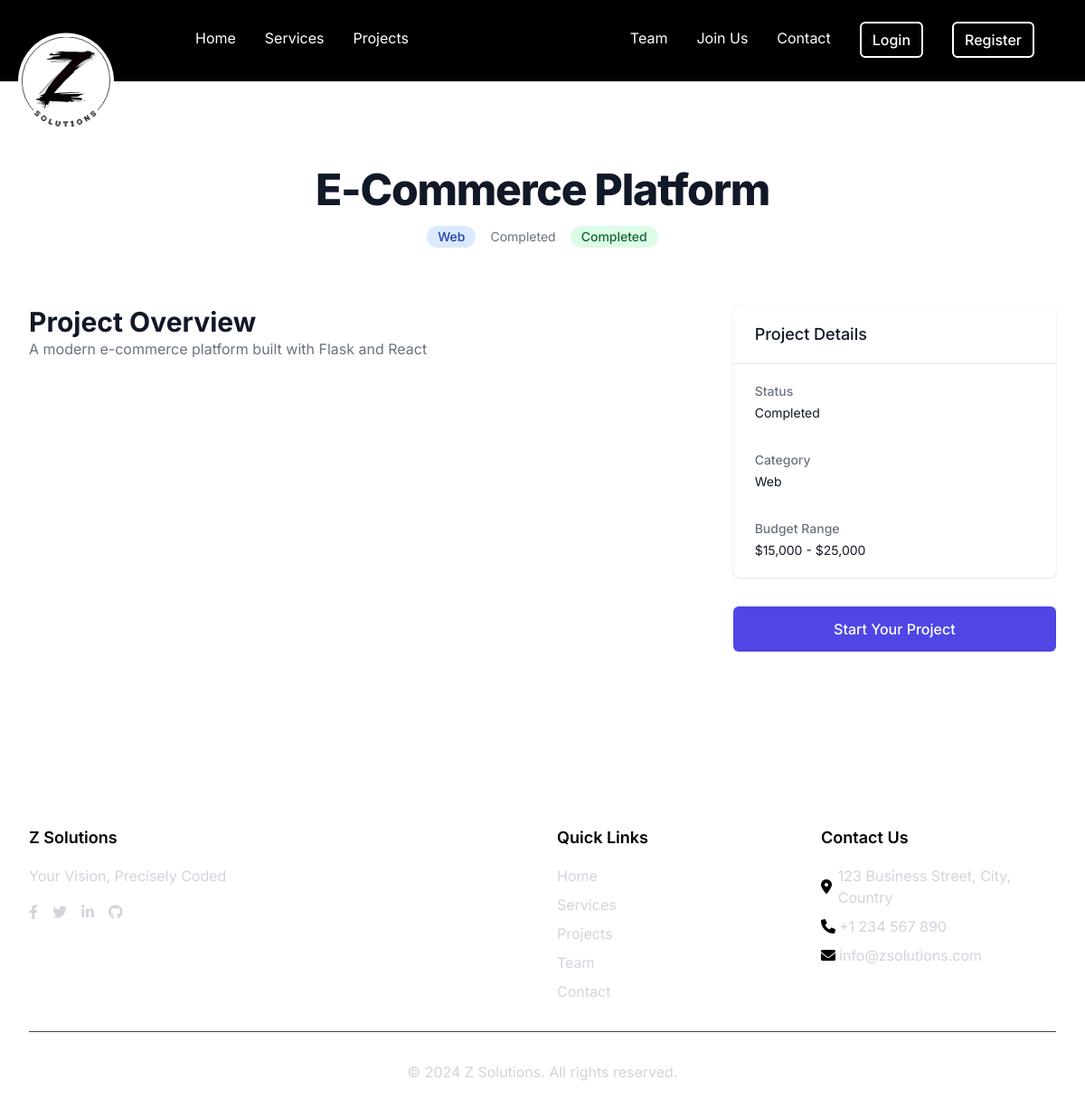
The app's page /project/1 with its own data.
### app/models/project.py (models this page shows, shortened)
class Project(db.Model):
    id = db.Column(db.Integer, primary_key=True)
    title = db.Column(db.String(100), nullable=False)
    description = db.Column(db.Text, nullable=False)
    customer_id = db.Column(db.Integer, db.ForeignKey('customer_profile.id'), nullable=False)
    category = db.Column(db.String(50), nullable=False)
    status = db.Column(db.String(20), default='pending')  # pending, active, completed, cancelled
    budget_min = db.Column(db.Float)
    budget_max = db.Column(db.Float)
    start_date = db.Column(db.DateTime)
    end_date = db.Column(db.DateTime)
    created_at = db.Column(db.DateTime, default=datetime.utcnow)
    updated_at = db.Column(db.DateTime, default=datetime.utcnow, onupdate=datetime.utcnow)
    requirements = db.relationship('ProjectRequirement', backref='project', lazy='dynamic')
    milestones = db.relationship('ProjectMilestone', backref='project', lazy='dynamic')
    files = db.relationship('ProjectFile', backref='project', lazy='dynamic')

### app/routes/main.py (the view)
@main_bp.route('/project/<int:project_id>')
def project_detail(project_id):
    project = Project.query.get_or_404(project_id)
    return render_template('main/project_detail.html',
                         title=project.title,
                         project=project)

### app/templates/main/project_detail.html (shortened to what this page needs)
{% extends "base.html" %}
{% block content %}
<div class="bg-white">
    <div class="max-w-7xl mx-auto py-16 px-4 sm:py-24 sm:px-6 lg:px-8">
        <div class="text-center">
            <h1 class="text-4xl font-extrabold tracking-tight text-gray-900 sm:text-5xl">
                {{ project.title }}
            </h1>
            <div class="mt-4 flex justify-center items-center space-x-4">
                <span class="inline-flex items-center px-3 py-0.5 rounded-full text-sm font-medium
                    {% if project.category == 'web' %}
                        bg-blue-100 text-blue-800
                    {% elif project.category == 'desktop' %}
                        bg-green-100 text-green-800
                    {% else %}
                        bg-purple-100 text-purple-800
                    {% endif %}">
                    {{ project.category|title }}
                </span>
                <span class="text-sm text-gray-500">
                    {{ project.end_date.strftime('%B %Y') if project.end_date else 'Completed' }}
                </span>
                <span class="inline-flex items-center px-3 py-0.5 rounded-full text-sm font-medium bg-green-100 text-green-800">
                    {{ project.status|title }}
                </span>
            </div>
        </div>
        <div class="mt-16">
            <div class="grid grid-cols-1 lg:grid-cols-3 gap-8">
                <div class="lg:col-span-2">
                    <div class="prose prose-indigo prose-lg text-gray-500 mx-auto">
                        <h2 class="text-3xl font-bold text-gray-900">Project Overview</h2>
                        <p>{{ project.description }}</p>
                    </div>
                </div>
                <div class="lg:col-span-1">
                    <div class="bg-white shadow overflow-hidden sm:rounded-lg">
                        <div class="px-4 py-5 sm:px-6">
                            <h3 class="text-lg leading-6 font-medium text-gray-900">
                                Project Details
                            </h3>
                        </div>
                        <div class="border-t border-gray-200 px-4 py-5 sm:px-6">
                            <dl class="grid grid-cols-1 gap-x-4 gap-y-8">
                                <div class="sm:col-span-1">
                                    <dt class="text-sm font-medium text-gray-500">
                                        Status
                                    </dt>
                                    <dd class="mt-1 text-sm text-gray-900">
                                        {{ project.status|title }}
                                    </dd>
                                </div>
                                <div class="sm:col-span-1">
                                    <dt class="text-sm font-medium text-gray-500">
                                        Category
                                    </dt>
                                    <dd class="mt-1 text-sm text-gray-900">
                                        {{ project.category|title }}
                                    </dd>
                                </div>
                                {% if project.budget_min and project.budget_max %}
                                <div class="sm:col-span-1">
                                    <dt class="text-sm font-medium text-gray-500">
                                        Budget Range
                                    </dt>
                                    <dd class="mt-1 text-sm text-gray-900">
                                        ${{ "{:,.0f}".format(project.budget_min) }} - ${{ "{:,.0f}".format(project.budget_max) }}
                                    </dd>
                                </div>
                                {% endif %}
                            </dl>
                        </div>
                    </div>
                    <div class="mt-8">
                        <a href="{{ url_for('main.contact') }}"
                            class="w-full flex items-center justify-center px-5 py-3 border border-transparent text-base font-medium rounded-md text-white bg-indigo-600 hover:bg-indigo-700">
                            Start Your Project
                        </a>
                    </div>
                </div>
            </div>
        </div>
    </div>
</div>
{% endblock %}

### app/static/css/main.css (style rules this page uses)
:root { --color-primary: #111111; --color-secondary: #f5f5f5; --color-accent: #930000; --color-text: #000000; --color-text-light: #333333; --color-border: #333333; --spacing-xs: 0.25rem; --spacing-sm: 0.5rem; --spacing-md: 1rem; --spacing-lg: 2rem; --spacing-xl: 4rem; --transition-fast: 150ms ease-in-out; --transition-normal: 300ms ease-in-out; }
body { font-family: 'Inter', sans-serif; color: var(--color-text); line-height: 1.6; background-color: #ffffff; position: relative; margin: 0; padding: 0; }

### app/static/css/menu.css (style rules this page uses)
body { background-color: white !important; margin: 0; padding: 0; }

### records on screen
Project: title "E-Commerce Platform", category "Web", end_date "Completed", status "Completed", description "A modern e-commerce platform built with Flask and React", budget_min "15,000", budget_max "25,000"
